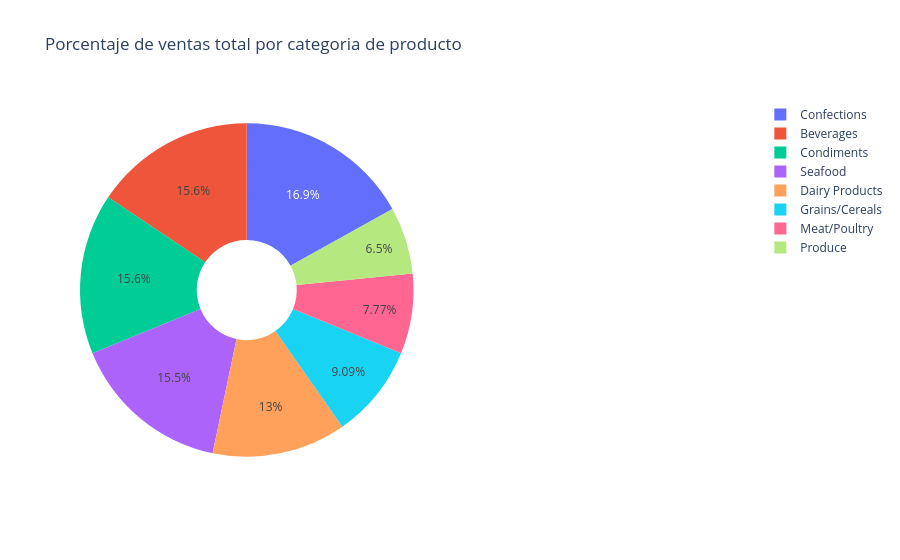

The notebook cell this image was saved under:
### Markdown cell above
Lo que genera mas dinero son las bebidas seguido de confecciones y carne.
Lo que menos dinero genera es el grano

### Code cell
fig = {
  "data": [
    {
      "values": df2["ventas"],
      "labels": df2["CategoryName"],
      "domain": {"x": [0, .5]},
      "name": "Number Of Students Rates",
      "hoverinfo":"label+percent+name",
      "hole": 0.3,
      "type": "pie"
    },],
  "layout": {
        "title":"Porcentaje de ventas total por categoria de producto",
        "annotations": [
            { "font": { "size": 20},
              "showarrow": False,
              "text": "",
                "x": 0.13,
                "y": 1.1
            },
        ]
    }
}
iplot(fig)

### Figure 1 — Plotly figure (JSON) as saved in the notebook; plotly's stock layout.template omitted (floating-point values rounded to 4 significant figures)
{"data": [{"domain": {"x": [0, 0.5]}, "hole": 0.3, "hoverinfo": "label+percent+name", "labels": ["Beverages", "Confections", "Meat/Poultry", "Dairy Products", "Condiments", "Seafood", "Produce", "Grains/Cereals"], "name": "Number Of Students Rates", "type": "pie", "values": [2427361, 2628466, 1207892, 2020160, 2420864, 2410782, 1010224, 1412853]}], "layout": {"annotations": [{"font": {"size": 20}, "showarrow": false, "text": "", "x": 0.13, "y": 1.1}], "title": {"text": "Porcentaje de ventas total por categoria de producto"}}}
